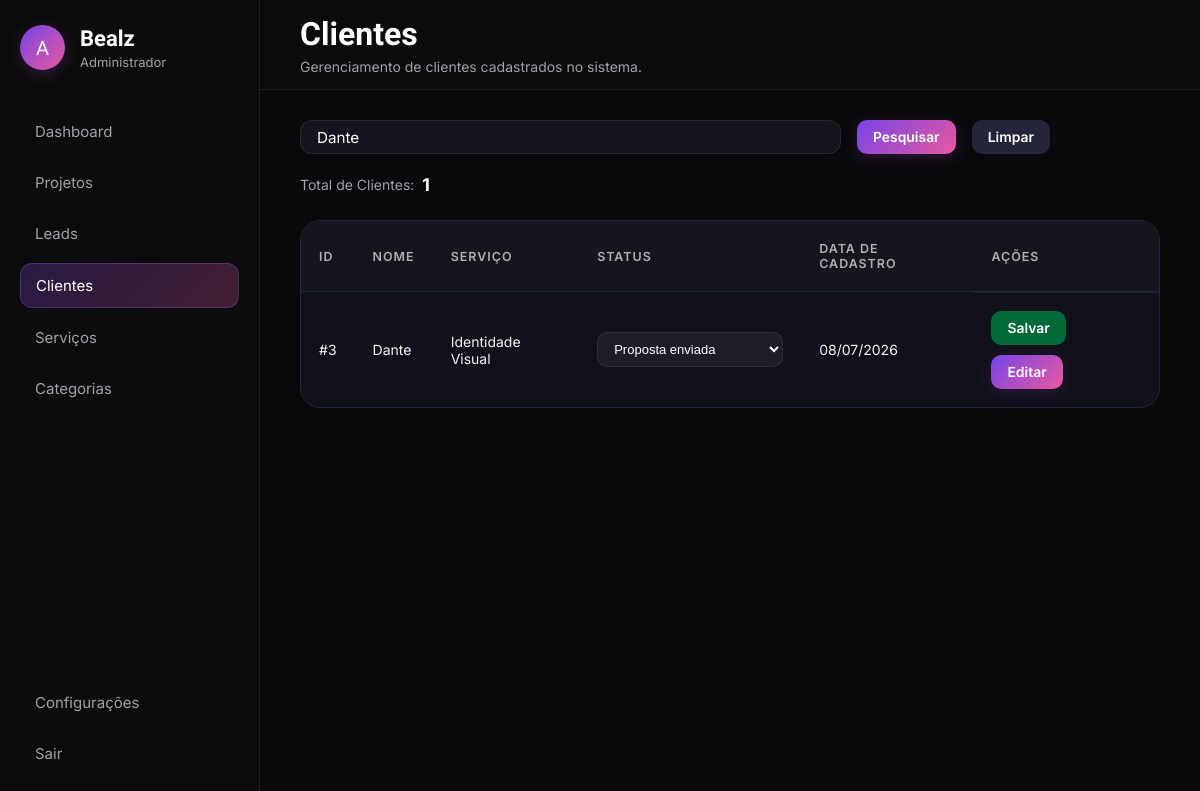
Screenshot of /admin/clientes.php?pesquisa=Dante (signed in) with the database file from the repository.
### tables this page shows
CREATE TABLE `clientes` (
  `id` int NOT NULL AUTO_INCREMENT,
  `nome` varchar(100) NOT NULL,
  `email` varchar(150) DEFAULT NULL,
  `telefone` varchar(20) DEFAULT NULL,
  `cpf` varchar(14) DEFAULT NULL,
  `instagram` varchar(100) DEFAULT NULL,
  `servico_id` int NOT NULL,
  `sobre` text,
  `proposta_url` varchar(255) DEFAULT NULL,
  `data_cadastro` datetime NOT NULL,
  `data_atualizacao` timestamp NOT NULL DEFAULT CURRENT_TIMESTAMP ON UPDATE CURRENT_TIMESTAMP,
  `status_clientes` int NOT NULL DEFAULT '6',
  PRIMARY KEY (`id`),
  KEY `servico_id` (`servico_id`),
  KEY `fk_clientes_status_idx` (`status_clientes`),
  CONSTRAINT `clientes_ibfk_1` FOREIGN KEY (`servico_id`) REFERENCES `servicos` (`id`),
  CONSTRAINT `fk_clientes_status` FOREIGN KEY (`status_clientes`) REFERENCES `status_cliente` (`id`)
);

CREATE TABLE `servicos` (
  `id` int NOT NULL AUTO_INCREMENT,
  `nome_servicos` varchar(45) NOT NULL,
  PRIMARY KEY (`id`),
  UNIQUE KEY `nome_UNIQUE` (`nome_servicos`)
);

### admin/clientes.php (the view, shortened to what this page needs)
<?php
include("../config_db/conexao.php");
$pesquisa = "";
if (isset($_GET['pesquisa']) && !empty(trim($_GET['pesquisa']))) {
    $pesquisa = mysqli_real_escape_string($conexao, trim($_GET['pesquisa']));
    $where = "WHERE clientes.nome LIKE '%$pesquisa%' OR clientes.telefone LIKE '%$pesquisa%'";
} else {
    $where = "";
}
$sql = "SELECT clientes.*, servicos.nome_servicos AS servico_nome
        FROM clientes
        INNER JOIN servicos ON clientes.servico_id = servicos.id
        $where
        ORDER BY clientes.data_cadastro DESC";
$resultado = mysqli_query($conexao, $sql);
$sqlTotal = "SELECT COUNT(*) AS total FROM clientes $where";
$total = mysqli_fetch_assoc(mysqli_query($conexao, $sqlTotal));
$statusClientes = [
    1 => "Ativo",
    2 => "Inativo",
    3 => "Pausado",
    4 => "Finalizado",
    5 => "Aguardando pagamento",
    6 => "Proposta enviada",
];
?>
<!DOCTYPE html>
<html lang="pt-BR">
<head>
    <link rel="stylesheet" href="assets/css/global.css">
    <link rel="stylesheet" href="assets/css/sidebar-header.css">
    <link rel="stylesheet" href="assets/css/clientes.css">
</head>
<body>
    <?php include("includes/sidebar.php"); ?>
    <?php include("includes/header.php"); ?>
    <main class="content">
        <section class="toolbar">
            <form class="search-box" method="GET">
                <input
                    type="text"
                    name="pesquisa"
                    placeholder="Pesquisar por nome ou telefone..."
                    value="<?= htmlspecialchars($pesquisa); ?>">
                <button type="submit" class="btn btn-search">Pesquisar</button>
                <a href="clientes.php" class="btn btn-clear">Limpar</a>
            </form>
            <div class="lead-counter">
                <span>Total de Clientes:</span>
                <strong><?= $total['total']; ?></strong>
            </div>
        </section>
        <section class="table-container">
            <table class="leads-table">
                <thead>
                    <tr>
                        <th>ID</th>
                        <th>Nome</th>
                        <th>Serviço</th>
                        <th>Status</th>
                        <th>Data de Cadastro</th>
                        <th>Ações</th>
                    </tr>
                </thead>
                <tbody>
                    <?php while ($cliente = mysqli_fetch_assoc($resultado)) { ?>
                        <tr>
                            <td>#<?= $cliente['id']; ?></td>
                            <td><?= htmlspecialchars($cliente['nome']); ?></td>
                            <td><?= htmlspecialchars($cliente['servico_nome']); ?></td>
                            <td>
                                <select class="status-select" data-id="<?= $cliente['id']; ?>">
                                    <?php foreach ($statusClientes as $valor => $texto) { ?>
                                        <option value="<?= $valor; ?>"
                                            <?= $cliente['status_clientes'] == $valor ? 'selected' : ''; ?>>
                                            <?= $texto; ?>
                                        </option>
                                    <?php } ?>
                                </select>
                            </td>
                            <td>
                                <?= date('d/m/Y', strtotime($cliente['data_cadastro'])); ?>
                            </td>
                            <td class="actions">
                                <button class="btn btn-save-status" data-id="<?= $cliente['id']; ?>">Salvar</button>
                                <button class="btn btn-edit" data-id="<?= $cliente['id']; ?>">Editar</button>
                            </td>
                        </tr>
                    <?php } ?>
                </tbody>
            </table>
        </section>
    </main>
</body>
</html>

### admin/assets/css/global.css (style rules this page uses)
* { margin:0; padding:0; box-sizing:border-box; }
body { min-height:100vh; background:#09090b; color:white; font-family:"Inter", sans-serif; }
.content { margin-left:260px; padding-top:90px; padding:120px 40px 40px; }

### admin/assets/css/clientes.css (style rules this page uses)
.btn { padding: 9px 16px; border: none; border-radius: 10px; cursor: pointer; font-weight: 600; font-family: "Inter", sans-serif; font-size: 1rem; transition: .2s; }
.toolbar { display: flex; justify-content: space-between; align-items: center; margin-bottom: 25px; flex-wrap: wrap; gap: 20px; }
.search-box { width: 100%; display: flex; flex-direction: row; max-width: 750px; gap: 1rem; }
.search-box input { width: 100%; padding: 5px 16px; background: #15151d; border: 1px solid rgba(255, 255, 255, .08); border-radius: 12px; color: #fff; font-size: .95rem; font-family: "Inter", sans-serif; outline: none; transition: .2s; }
.btn-search { background: linear-gradient(135deg, #7644E6, #e759a0); color: #fff; font-size: 0.87rem; box-shadow: 0px 4px 15px rgba(105, 45, 133, 0.35); }
.btn-clear { font-size: 0.87rem; display: inline-flex; align-items: center; text-decoration: none; background: #24243A; color: #fff; }
.lead-counter { display: flex; align-items: center; gap: 8px; color: #a1a1aa; white-space: nowrap; font-size: 14px; }
.lead-counter strong { color: #ffffff; font-size: 1.1rem; }
.table-container { background: #11111A; border: 1px solid #24243A; border-radius: 20px; padding: 0; overflow: hidden; overflow-x: auto; transition: .2s ease; }
.leads-table { width: 100%; border-collapse: collapse; color: #f1f1f1; }
.leads-table thead { background: #15151d; }
.leads-table th { text-align: left; padding: 20px 18px; color: #afafaf; font-family: "Inter", sans-serif; font-size: .78rem; font-weight: 600; text-transform: uppercase; letter-spacing: .08em; border-bottom: 1px solid #24243A; }
.leads-table td { padding: 18px; border-top: 1px solid rgba(255, 255, 255, .06); font-size: 14px; color: #f4f4f5; }
.leads-table tbody tr { transition: .2s ease; }
.status-select { background: #1d1d27; border: 1px solid rgba(255, 255, 255, .08); border-radius: 10px; color: #fff; padding: 8px 12px; font-size: 13px; cursor: pointer; outline: none; }
.actions { display: flex; gap: 10px; flex-wrap: wrap; }
.btn-save-status { font-size: 0.87rem; background: #00693a; color: #ffffff; }
.btn-edit { font-size: 0.87rem; background: linear-gradient(135deg, #7644E6, #e759a0); color: #ffffff; box-shadow: 0px 4px 15px rgba(105, 45, 133, 0.25); }

### rows the page displays
clientes: id "3", nome "Dante", servico.nome_servicos "Identidade Visual", status_clientes+id "Proposta enviada", data_cadastro "08/07/2026"

### other values shown
$tituloPagina "Clientes"
$subtituloPagina "Gerenciamento de clientes cadastrados no sistema."
$total['total'] "1"
